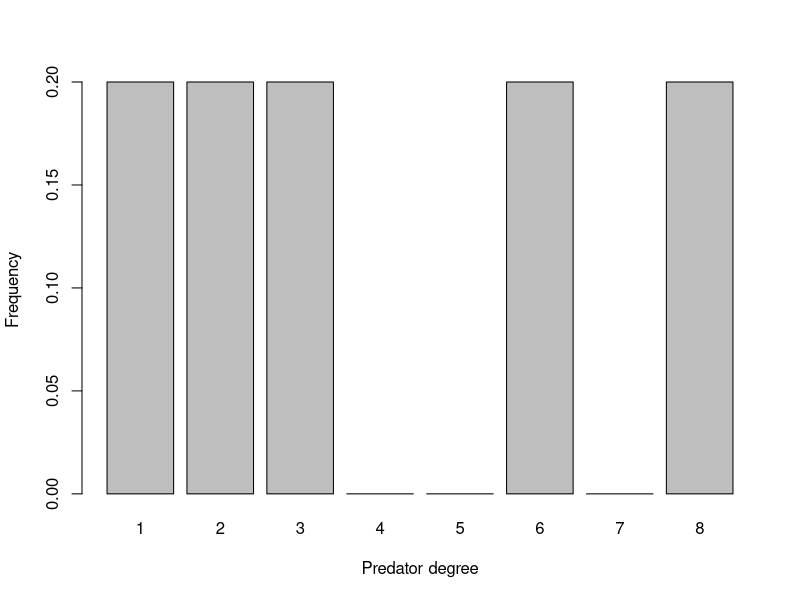
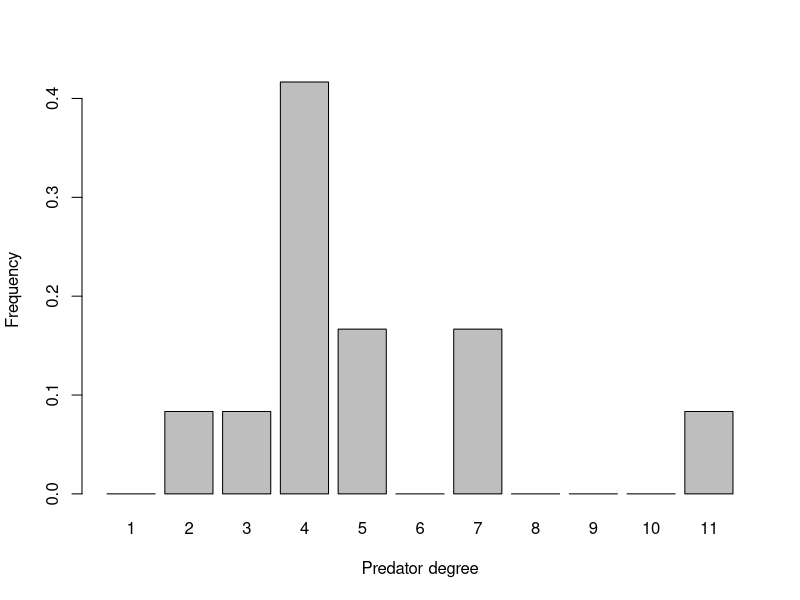
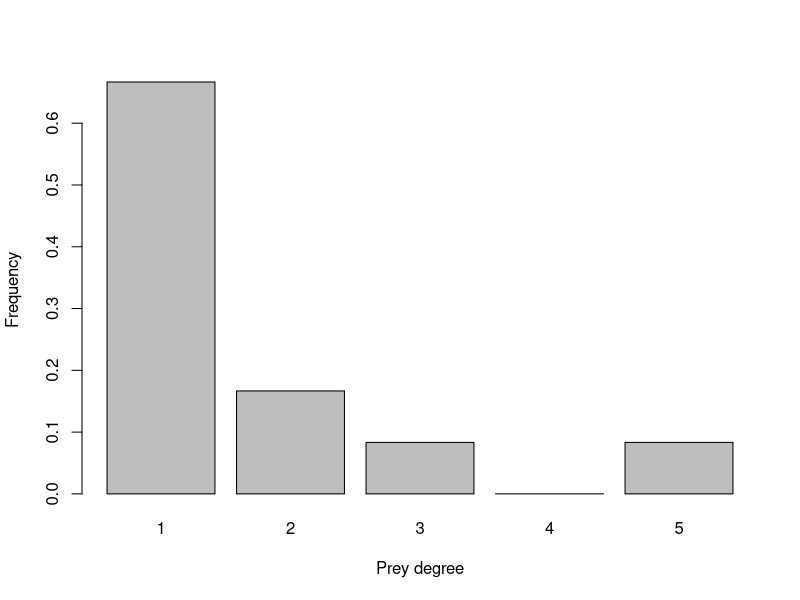
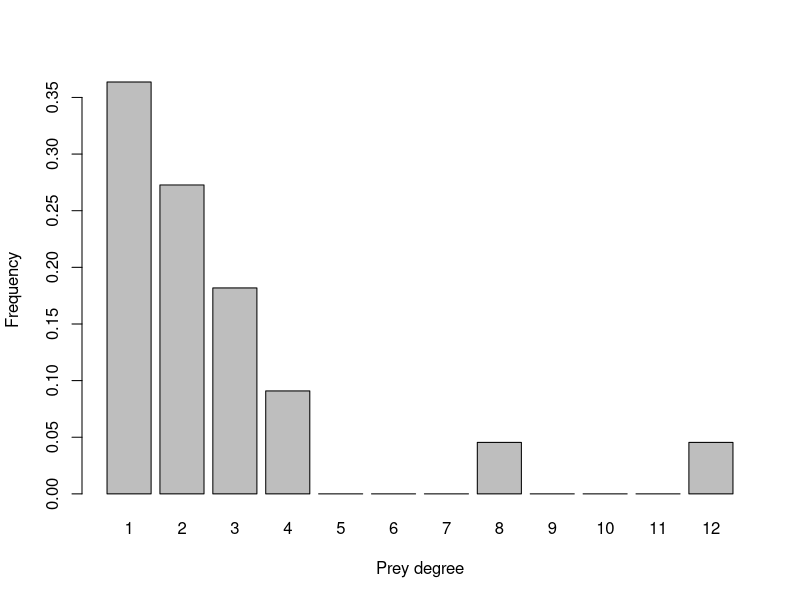

Reproduce these figures in R, in order.
###
### Calculating indices related to the P(k) degree distribution
###-----------------------------------------------------------------------------
setwd("C:/Users/nunes/Documentos/Code/Projeto_IC") # Laptop
setwd("D:/Drive/Other computers/Meu laptop/Code/Projeto_IC") # PC
###-----------------------------------------------------------------------------
# Import the matrices and create a webs object
# A matrix as > higher trophic level species=anurans (columns) 
# and lower trophic level species=prey (rows).

# Read all the interaction network matrices into a list
links_eu_vol = t(as.matrix(read.csv("Diet_E_Vol_Xincomp.csv", header = T, row.names = 1)))
links_mt_vol = t(as.matrix(read.csv("Diet_M_Vol_Xincomp.csv", header = T, row.names = 1)))
links_eu_freq = t(as.matrix(read.csv("Diet_E_Freq_Xincomp.csv", header = T, row.names = 1)))
links_mt_freq = t(as.matrix(read.csv("Diet_M_Freq_Xincomp.csv", header = T, row.names = 1)))

webs = list(links_eu_vol, links_mt_vol, links_eu_freq, links_mt_freq) # create a list w/ the matrices
envs = c("vol_eu", "vol_mt", "freq_eu", "freq_mt") # names of each env and type combination
names(webs) = envs # name the list

# Filter the Eucalyptus matrices
cols_to_remove_eu = which(colSums(webs$freq_eu) < 5) # Only for freq bc it reveals the discrete number of preys
                                                     # Min of 5 prey items p/ species
if (length(cols_to_remove_eu) > 0) { # Check if is a int(0)
  webs$vol_eu = webs$vol_eu[, -cols_to_remove_eu] # Remove columns
  webs$freq_eu = webs$freq_eu[, -cols_to_remove_eu] # Remove columns
}

rows_to_remove_eu = which(rowSums(webs$freq_eu) == 0) # Check if there are items without a predator
if (length(rows_to_remove_eu) > 0) { # Check if is a int(0)
  webs$vol_eu = webs$vol_eu[-rows_to_remove_eu,] # Remove columns
  webs$freq_eu = webs$freq_eu[-rows_to_remove_eu,] # Remove columns
}
# Filter the Atlantic Forest matrices
cols_to_remove_mt = which(colSums(webs$freq_mt) < 5) # Only for freq bc it reveals the discrete number of preys
                                                    # Min of 5 prey items
if (length(cols_to_remove_mt) > 0) { # Check if is a int(0)
  webs$vol_mt = webs$vol_mt[, -cols_to_remove_mt] # Remove columns
  webs$freq_mt = webs$freq_mt[, -cols_to_remove_mt] # Remove columns
}

rows_to_remove_mt = which(rowSums(webs$freq_mt) == 0) # Check if there are items without a predator
if (length(rows_to_remove_mt) > 0) { # Check if is a int(0)
  webs$vol_mt = webs$vol_mt[-rows_to_remove_mt,] # Remove columns
  webs$freq_mt = webs$freq_mt[-rows_to_remove_mt,] # Remove columns
}
###-----------------------------------------------------------------------------
#1 Network Size
ind_size = list ()
for (env in envs) {
  ind_size[[env]] = dim(webs[[env]])[1]+dim(webs[[env]])[2] # Here defined as the number of nodes in the matrix
}
print(ind_size)

#2 Connectance
ind_connect = list()
for (env in envs) {
  ind_connect[[env]] = sum(webs[[env]] > 0)/prod(dim(webs[[env]])) # Total links / number of possible links
}
print(ind_connect)

#3 Simple Degree distribution
# Predator degree 
pred_k = list()
pred_hi = list()
for (env in envs) {
  pred_k[[env]][["distr"]] = colSums(webs[[env]][,colnames(webs[[env]])] > 0) # Create a list inside envlist() with the values
  pred_k[[env]][["mean"]] = mean(pred_k[[env]][["distr"]])
  pred_k[[env]][["max"]] = max(pred_k[[env]][["distr"]])
  pred_k[[env]][["min"]] = min(pred_k[[env]][["distr"]])
  pred_k[[env]][["sd"]] = sd(pred_k[[env]][["distr"]])
  pred_hi[[env]] = hist(pred_k[[env]][["distr"]], 0:max(pred_k[[env]][["distr"]]), plot = FALSE) # Histogram
}

# Prey item degree
prey_k = list()
prey_hi = list()
for (env in envs) {
  prey_k[[env]][["distr"]] = rowSums(webs[[env]][,colnames(webs[[env]])] > 0) # Create a list inside envlist() with the values
  prey_hi[[env]] = hist(prey_k[[env]][["distr"]], 0:max(prey_k[[env]][["distr"]]), plot = FALSE) # Histogram
}

# Plot all the histograms
# Eucalyptus Vs Atlântic Forest Predator P(k)
barplot(pred_hi[["freq_eu"]]$density, names.arg = c(1:max(pred_k[["freq_eu"]][["distr"]])),
        xlab = "Predator degree", ylab = "Frequency")
barplot(pred_hi[["freq_mt"]]$density, names.arg = c(1:max(pred_k[["freq_mt"]][["distr"]])),
        xlab = "Predator degree", ylab = "Frequency")

# Eucalyptus Vs Atlântic Forest Prey P(k)
barplot(prey_hi[["freq_eu"]]$density, names.arg = c(1:max(prey_k[["freq_eu"]][["distr"]])),
        xlab = "Prey degree", ylab = "Frequency")
barplot(prey_hi[["freq_mt"]]$density, names.arg = c(1:max(prey_k[["freq_mt"]][["distr"]])),
        xlab = "Prey degree", ylab = "Frequency")
